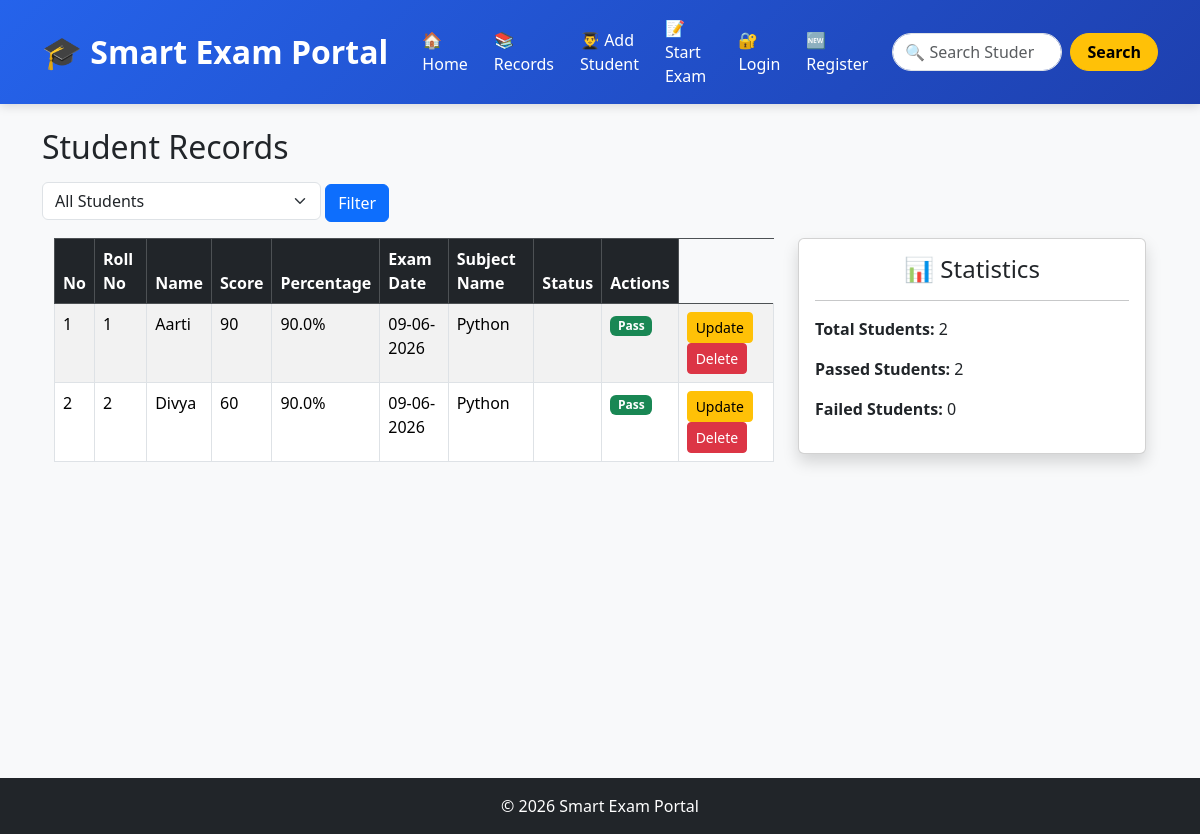
Page /records on the committed database.
### tables this page shows
CREATE TABLE students (
    id INTEGER PRIMARY KEY AUTOINCREMENT,
    roll_no INTEGER,
    subject_name TEXT,
    name TEXT,
    score INTEGER,
    percentage REAL,
    exam_date TEXT
);

### smart_exam_portal/app.py (the view)
@app.route("/records")
def records():
    status = request.args.get("status", "")
    conn = get_db()
    if status == "pass":
        students = conn.execute(
            "SELECT * FROM students WHERE percentage >= 40"
        ).fetchall()
    elif status == "fail":
        students = conn.execute(
            "SELECT * FROM students WHERE percentage < 40"
        ).fetchall()
    else:
        students = conn.execute(
            "SELECT * FROM students"
        ).fetchall()
    conn.close()
    return render_template(
        "records.html",
        students=students
    )

### smart_exam_portal/database.py (called while the page is built)
def get_db():
    conn = sqlite3.connect("myproject.db")
    conn.row_factory = sqlite3.Row
    return conn

### smart_exam_portal/templates/records.html (shortened to what this page needs)
{% extends "base.html" %}
{% block content %}
<h2 class="mb-3">Student Records</h2>
<form method="GET" action="{{ url_for('records') }}" class="mb-3">
    <select name="status" class="form-select w-25 d-inline">
        <option value=""
    >
    All Students
</option>
    </select>
    <button type="submit" class="btn btn-primary">
        Filter
    </button>
</form>
<div class="container">
    <div class="row">
        <div class="col-md-8">
            <table class="table table-striped table-hover table-bordered">
                <thead class="table-dark">
                    <tr>
                        <th>No</th>
                        <th>Roll No</th>
                        <th>Name</th>
                        <th>Score</th>
                        <th>Percentage</th>
                        <th>Exam Date</th>
                        <th>Subject Name</th>
                        <th>Status</th>
                        <th>Actions</th>
                    </tr>
                </thead>
                <tbody>
                    {% for student in students %}
                    <tr>
                        <td>{{ loop.index }}</td>
                        <td>{{ student.roll_no }}</td>
                        <td>{{ student.name }}</td>
                        <td>{{ student.score }}</td>
                        <td>{{ student.percentage }}%</td>
                        <td>{{ student.exam_date }}</td>
                        <td>{{ student.subject_name }}</td>
                        <td>{{ student.password }}</td>
                        <td>
                            {% if student.percentage >= 40 %}
                                <span class="badge bg-success">Pass</span>
                            {% else %}
                                <span class="badge bg-danger">Fail</span>
                            {% endif %}
                        </td>
                        <td>
                             <a href="{{ url_for('edit_student', roll_no=student.roll_no) }}"
                                   class="btn btn-warning btn-sm">Update
                             </a>
                              <form method="POST"
      action="{{ url_for('delete_student', roll_no=student.roll_no) }}"
      style="display:inline;">
    <button type="submit"
            class="btn btn-danger btn-sm"
            onclick="return confirm('Are you sure you want to delete this student?')">
        Delete
    </button>
</form>
                        </td>
                    </tr>
                    {% endfor %}
                </tbody>
            </table>
        </div>
        <div class="col-md-4">
            <div class="card shadow">
                <div class="card-body">
                    <h4 class="text-center">📊 Statistics</h4>
                    <hr>
                    <p>
                        <strong>Total Students:</strong>
                        {{ students|length }}
                    </p>
                    <p>
                        <strong>Passed Students:</strong>
                        {{ students|selectattr('percentage', 'ge', 40)|list|length }}
                    </p>
                    <p>
                        <strong>Failed Students:</strong>
                        {{ students|selectattr('percentage', 'lt', 40)|list|length }}
                    </p>
                </div>
            </div>
        </div>
    </div>
</div>
{% endblock %}

### smart_exam_portal/templates/base.html (style rules this page uses)
body { background-color:#f8f9fa; }

### rows in the picture
students: roll_no "1", name "Aarti", score "90", percentage "90.0", exam_date "09-06-2026", subject_name "Python", shows "Pass"
students: roll_no "2", name "Divya", score "60", percentage "90.0", exam_date "09-06-2026", subject_name "Python", shows "Pass"

### other values in the picture
{{ students|length }} "2"
{{ students|selectattr('percentage', 'ge', 40)|list|length }} "2"
{{ students|selectattr('percentage', 'lt', 40)|list|length }} "0"
